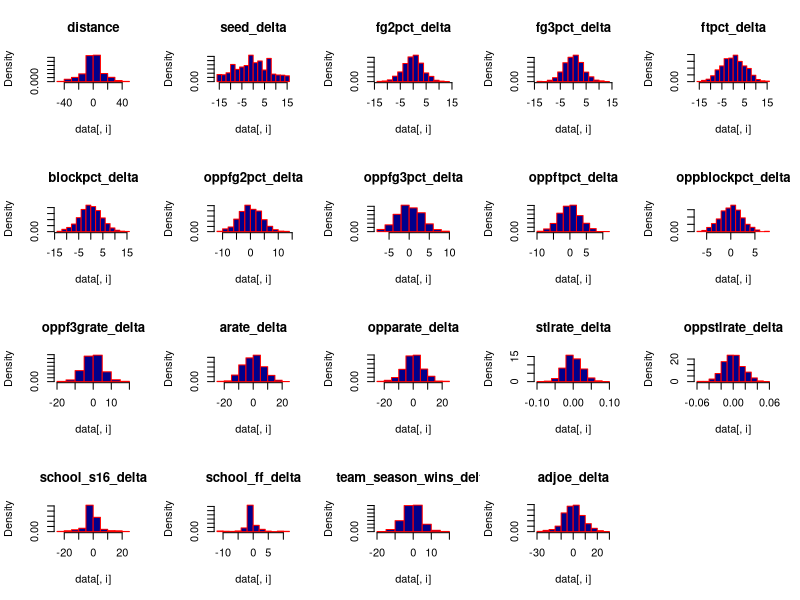

Generate this figure with R:
## code for histogram march madness variables

dataset <- read.csv("NCAA_Tourney_2002-2016.csv", header = T, stringsAsFactors = F)

train <- dataset

train$seed_delta <- train$team1_seed - train$team2_seed
train$fg2pct_delta <- train$team1_fg2pct - train$team2_fg2pct
train$fg3pct_delta <- train$team1_fg3pct - train$team2_fg3pct
train$ftpct_delta <- train$team1_ftpct - train$team2_ftpct
train$blockpct_delta <- train$team1_blockpct - train$team2_blockpct
train$oppfg2pct_delta <- train$team1_oppfg2pct - train$team2_oppfg2pct
train$oppfg3pct_delta <- train$team1_oppfg3pct - train$team2_oppfg3pct
train$oppftpct_delta <- train$team1_oppftpct - train$team2_oppftpct
train$oppblockpct_delta <- train$team1_oppblockpct - train$team2_oppblockpct
train$oppf3grate_delta <- train$team1_oppf3grate - train$team2_oppf3grate
train$arate_delta <- train$team1_arate - train$team2_arate
train$opparate_delta <- train$team1_opparate - train$team2_opparate
train$stlrate_delta <- train$team1_stlrate - train$team2_stlrate
train$oppstlrate_delta <- train$team1_oppstlrate - train$team2_oppstlrate
train$school_s16_delta <- train$team1_pt_school_s16 - train$team2_pt_school_s16
train$school_ff_delta <- train$team1_pt_school_ff - train$team2_pt_school_ff
train$team_season_wins_delta <- train$team1_pt_team_season_wins - train$team2_pt_team_season_wins
train$adjoe_delta <- train$team1_adjoe - train$team2_adjoe
train$adjde_delta <- train$team1_adjde - train$team2_adjde

data <- train[,101:119]

par(mfrow=c(4,5))
colnames <- dimnames(data)[[2]]
for (i in 1:19) {
  hist(data[,i], main=colnames[i], probability=TRUE, col="blue4", border="red")
}